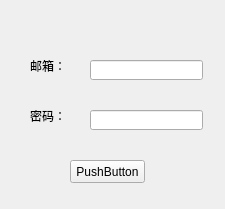
<?xml version="1.0" encoding="UTF-8"?>
<ui version="4.0">
 <class>Form</class>
 <widget class="QWidget" name="Form">
  <property name="geometry">
   <rect>
    <x>0</x>
    <y>0</y>
    <width>225</width>
    <height>209</height>
   </rect>
  </property>
  <property name="windowTitle">
   <string>Form</string>
  </property>
  <widget class="QLineEdit" name="lineEdit">
   <property name="geometry">
    <rect>
     <x>90</x>
     <y>60</y>
     <width>113</width>
     <height>20</height>
    </rect>
   </property>
  </widget>
  <widget class="QLineEdit" name="lineEdit_2">
   <property name="geometry">
    <rect>
     <x>90</x>
     <y>110</y>
     <width>113</width>
     <height>20</height>
    </rect>
   </property>
   <property name="echoMode">
    <enum>QLineEdit::Password</enum>
   </property>
  </widget>
  <widget class="QPushButton" name="pushButton">
   <property name="geometry">
    <rect>
     <x>70</x>
     <y>160</y>
     <width>75</width>
     <height>23</height>
    </rect>
   </property>
   <property name="text">
    <string>PushButton</string>
   </property>
  </widget>
  <widget class="QLabel" name="label">
   <property name="geometry">
    <rect>
     <x>30</x>
     <y>60</y>
     <width>54</width>
     <height>12</height>
    </rect>
   </property>
   <property name="text">
    <string>邮箱：</string>
   </property>
  </widget>
  <widget class="QLabel" name="label_2">
   <property name="geometry">
    <rect>
     <x>30</x>
     <y>110</y>
     <width>54</width>
     <height>12</height>
    </rect>
   </property>
   <property name="text">
    <string>密码：</string>
   </property>
  </widget>
 </widget>
 <resources/>
 <connections>
  <connection>
   <sender>pushButton</sender>
   <signal>clicked()</signal>
   <receiver>Form</receiver>
   <slot>jump()</slot>
   <hints>
    <hint type="sourcelabel">
     <x>119</x>
     <y>170</y>
    </hint>
    <hint type="destinationlabel">
     <x>125</x>
     <y>190</y>
    </hint>
   </hints>
  </connection>
 </connections>
 <slots>
  <slot>jump()</slot>
 </slots>
</ui>
